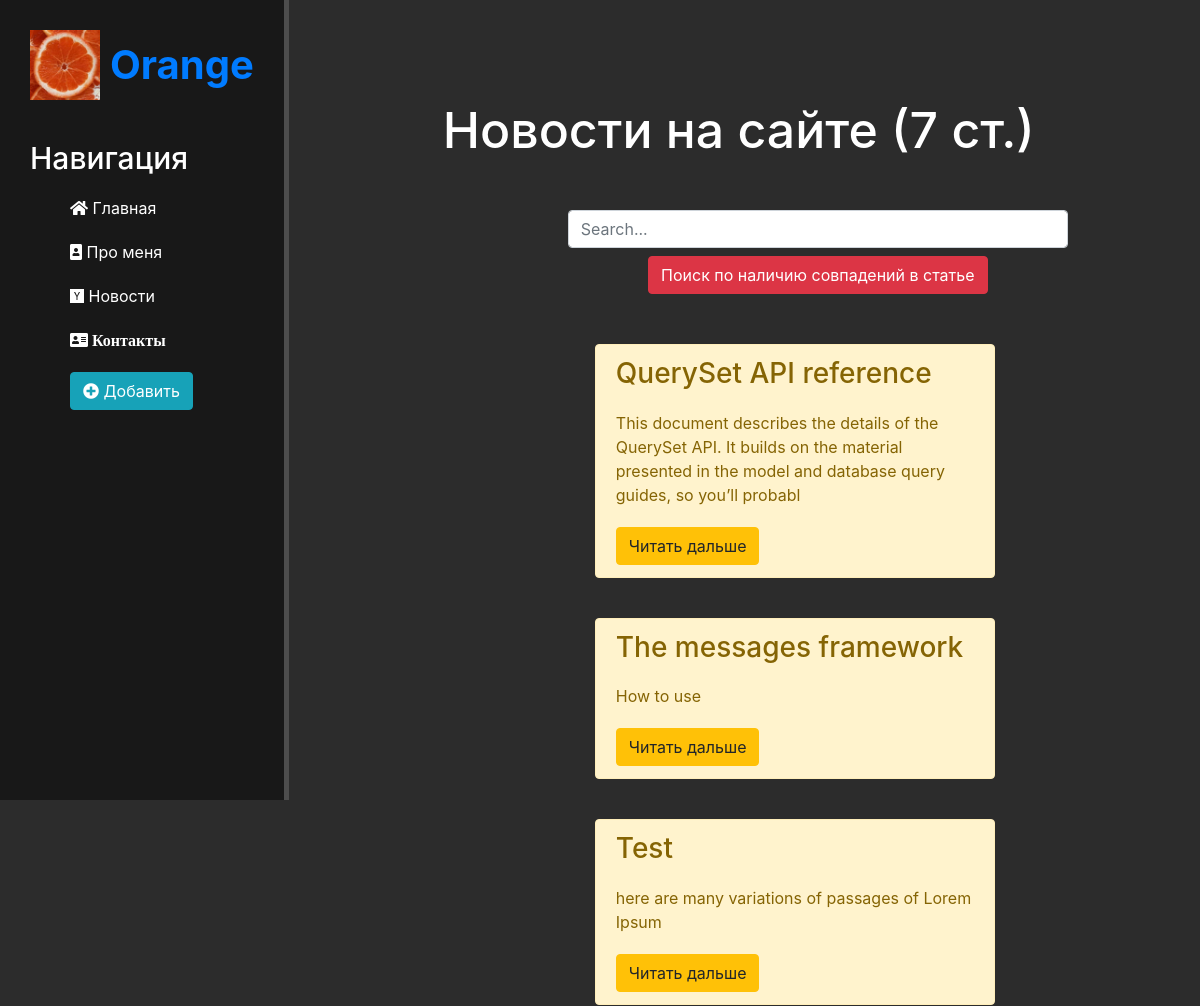
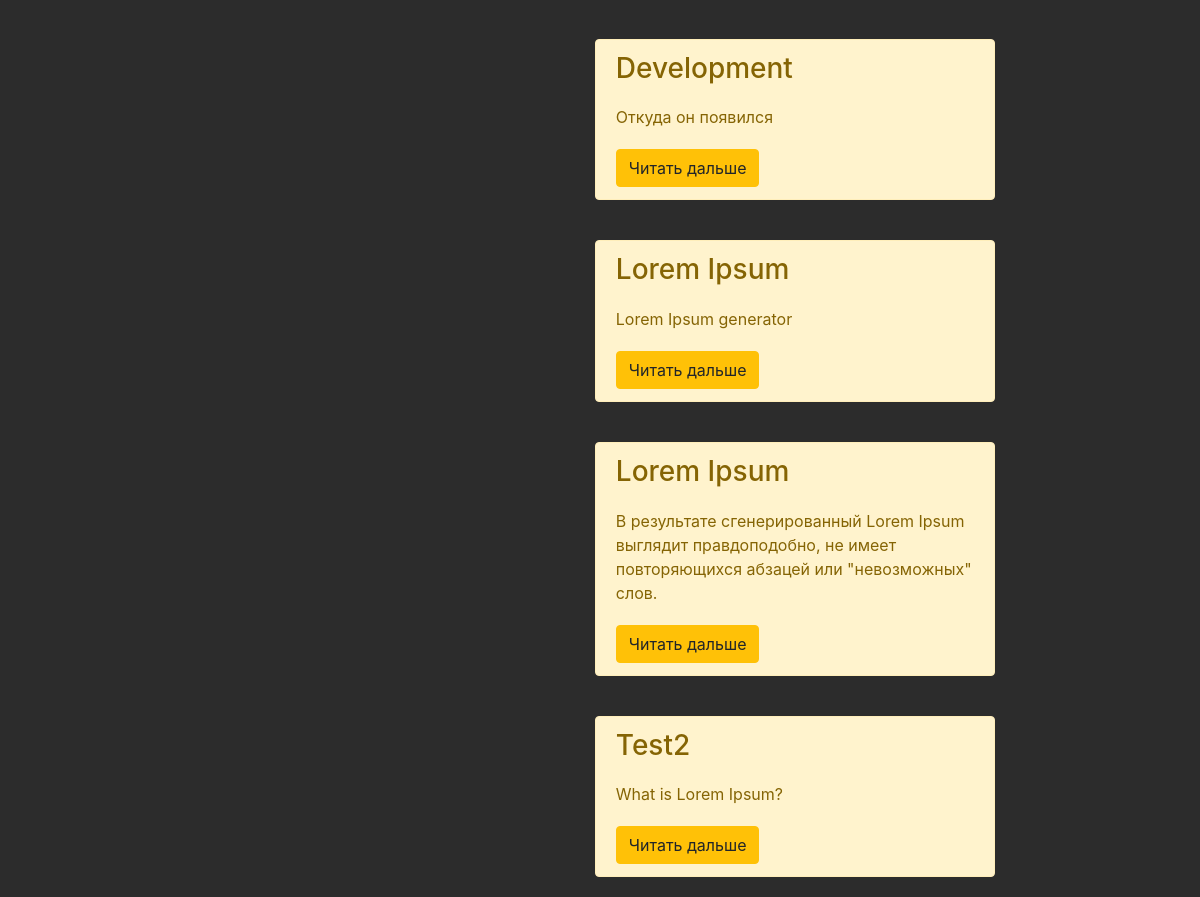
The page /news/ on the database as committed earlier (2 pictures, top to bottom).
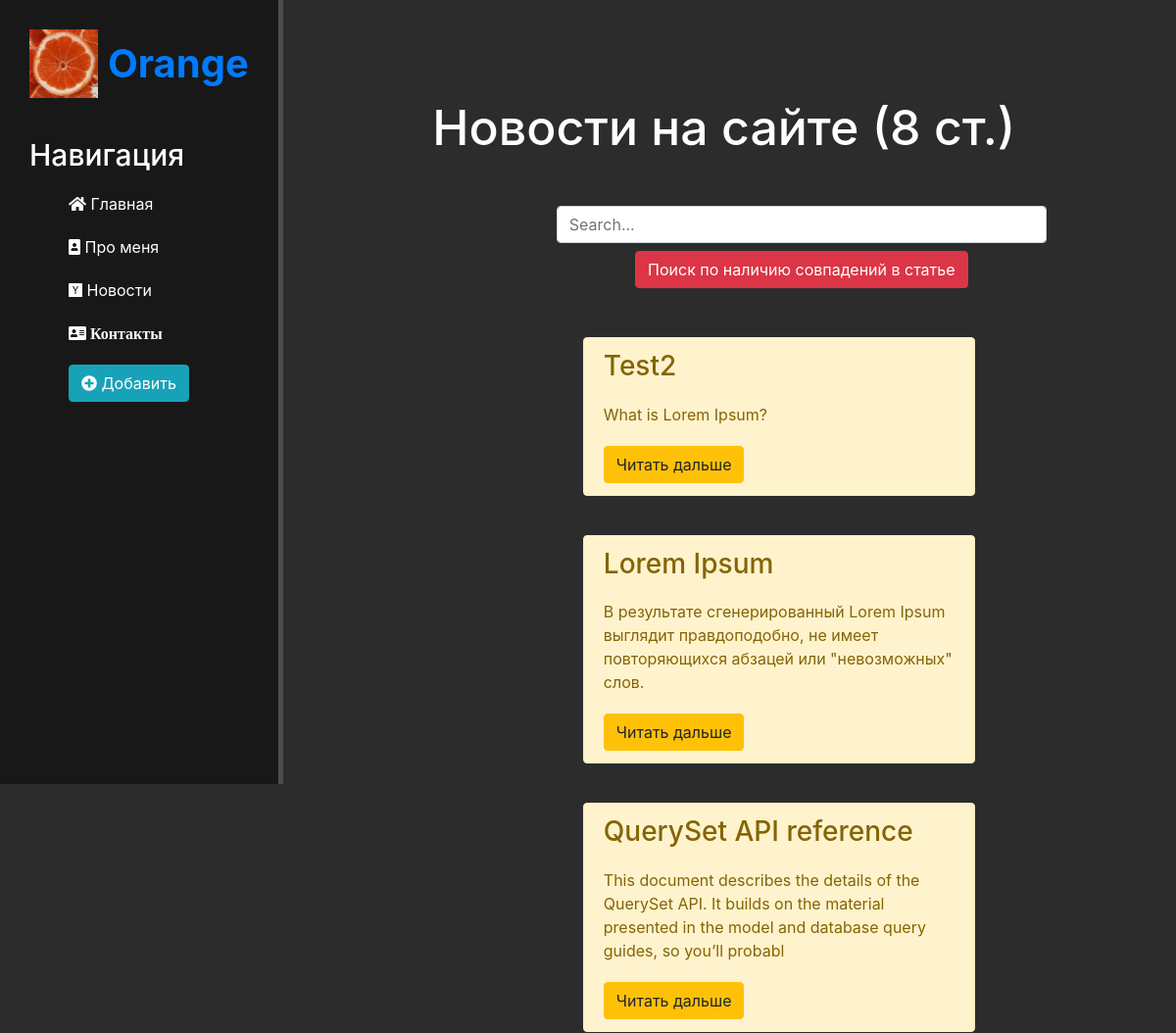
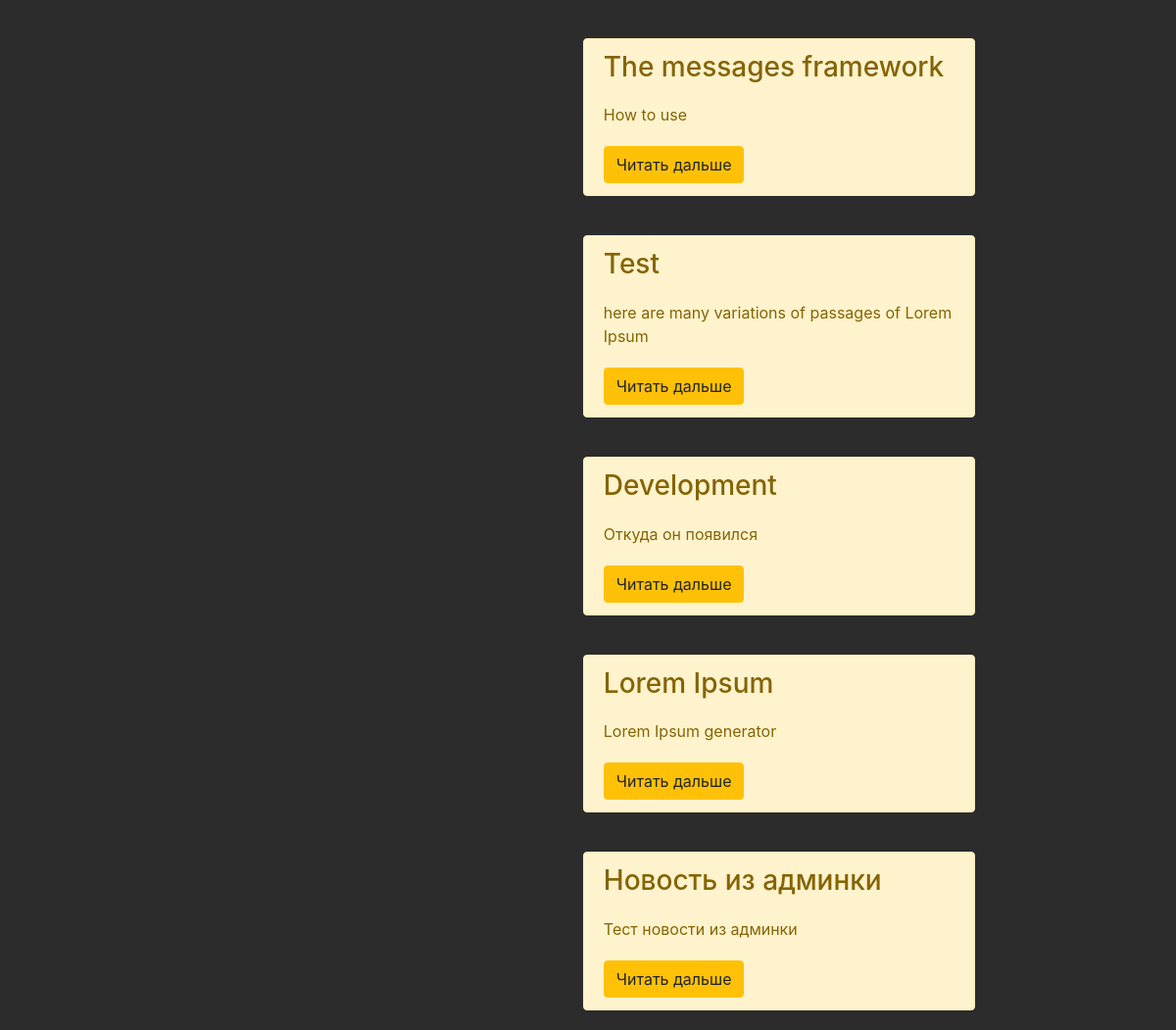
The same page on the database as committed later (2 pictures, top to bottom).
### news/models.py (models this page shows, shortened)
class Articles(models.Model):
    title = models.CharField('Название', max_length=50)
    anons = models.CharField('Анонс', max_length=150)
    full_text = models.TextField('Статья')
    date = models.DateTimeField('Дата публикации', null=True)
    class Meta:
        verbose_name = 'Новость'
        verbose_name_plural = 'Новости'
        ordering = ['-date', 'title']

### news/views.py (the view)
# urls.py: path('', views.news_home, name='news_home'),
def news_home(request):
    news = Articles.objects.all()  # order_by('-date') получаем сортировку. Но у меня  прямо в моделе
    return render(request, 'news/news_home.html', {'news': news, 'count': news.count()})

### news/templates/news/news_home.html (shortened to what this page needs)
{% extends 'main/layout.html' %}
{% block content %}
<div class="features">
    <h1>Новости на сайте ({{ count }} ст.)</h1>
    <div class="search">
        <form action="{% url 'search' %}" method="get">
            <input name="q" class="form-control" type="text" placeholder="Search...">
            <input type="submit" name="send" value="Поиск по наличию совпадений в статье" class="mt-2 btn btn-danger">
        </form>
    </div>
        {% if news %}
            {% for element in news %}
                <div class="alert alert-warning">
                    <h3>{{ element.title }}</h3>
                    <p>{{ element.anons }}</p>
                    <a href="{% url 'news-detail' element.id %}" class="btn btn-warning">Читать дальше</a>
                </div>
            {% endfor %}
        {% else %}
            <p>У вас нет записей!</p>
        {% endif %}
</div>
{% endblock %}

Rows that differ between the two databases and show on the page:
changed Articles "Test2": moves up the list
changed Articles (number 2 of 8 on the later page): moves up the list
added Articles: title "Новость из админки", anons "Тест новости из админки"
Other text that changed with them:
{{ count }}: "7" → "8"
